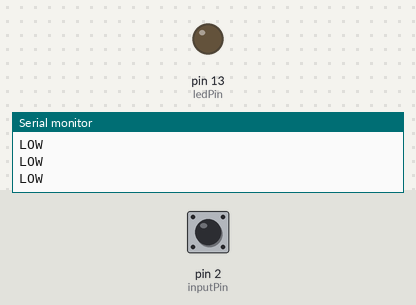
A sketch run on a simulated Arduino Uno, built with avr-gcc and run on an emulated ATmega328P. Parts: output pins drawn as LEDs (lit = HIGH), the last lines printed to the serial monitor. The test bench sets the inputs (shaded band); at power-on: pin 2 (inputPin) LOW.

Above: at 1.2 s.
1.3 s: pin 2 (inputPin) driven HIGH
At 1.6 s:
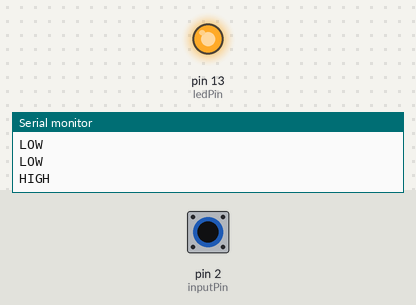
4.3 s: pin 2 (inputPin) driven LOW
At 5.1 s:
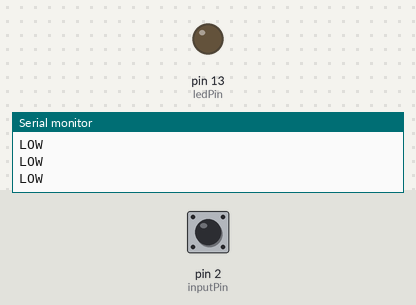
5.8 s: pin 2 (inputPin) pulsed HIGH 5 times (0.12 s each, 0.3 s apart)
At 6.2 s:
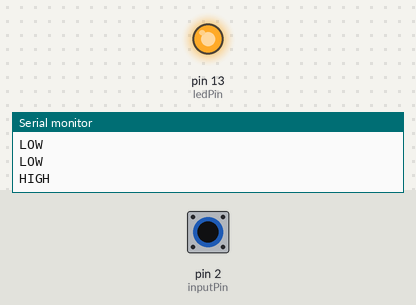
Timing chart, 0 to 9.1 s (numbered marks = the images above; inputs shaded):
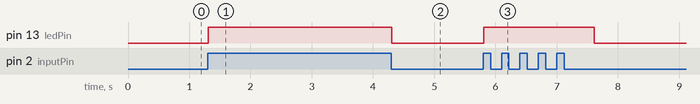

Measured:
- after the input at 1.3 s, pin 13 (ledPin): LOW → HIGH at once
- after the input at 4.3 s, pin 13 (ledPin): HIGH → LOW at once
- after the input at 5.8 s, pin 13 (ledPin): LOW → HIGH at once, → LOW 1.8 s later

The sketch:

PIR_basic.ino
```cpp
const int ledPin= 13;
const int inputPin= 2;

void setup(){
Serial.begin(9600);
pinMode(ledPin, OUTPUT);
pinMode(inputPin, INPUT);
}

void loop(){
int value= digitalRead(inputPin);

if (value == HIGH)
{
Serial.println("HIGH");
digitalWrite(ledPin, HIGH);
delay(600);
digitalWrite(ledPin, LOW);
}
else
{
Serial.println("LOW");
digitalWrite(ledPin, LOW);
}
}
```
